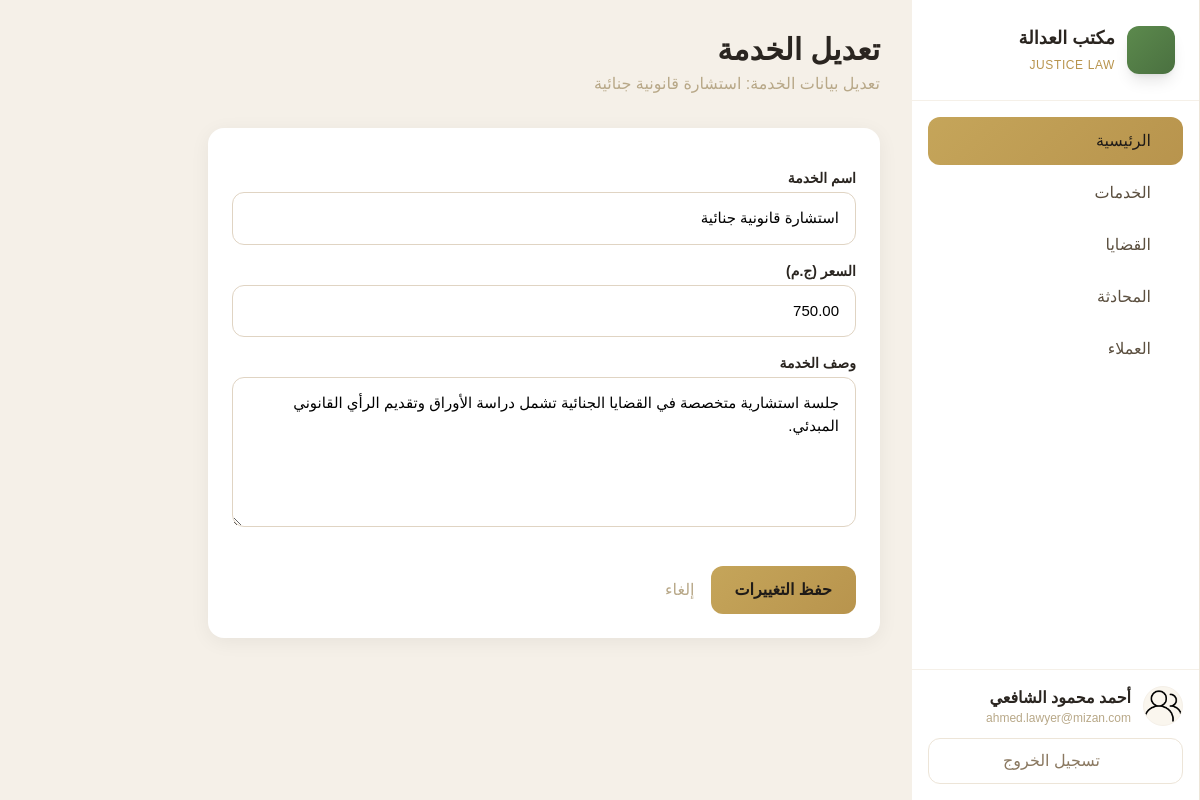
Screenshot of /pages/lawyer/edit_service.php?id=1 (signed in) with the database file from the repository.
### tables this page shows
CREATE TABLE IF NOT EXISTS services (
    id INT AUTO_INCREMENT PRIMARY KEY,
    lawyer_id INT NOT NULL,
    lawyer_name VARCHAR(255) NOT NULL,
    name VARCHAR(255) NOT NULL,
    description TEXT,
    price DECIMAL(10,2) NOT NULL,
    status ENUM('published', 'draft') DEFAULT 'published',
    created_at TIMESTAMP DEFAULT CURRENT_TIMESTAMP,
    FOREIGN KEY (lawyer_id) REFERENCES users(id) ON DELETE CASCADE
);

### includes/auth.php (called while the page is built, shortened)
<?php
function getUser() {
    return [
        "id" => $_SESSION["user_id"] ?? null,
        "name" => $_SESSION["user_name"] ?? null,
        "email" => $_SESSION["user_email"] ?? null,
        "role" => $_SESSION["user_role"] ?? null,
    ];
}

### pages/lawyer/edit_service.php (the view, shortened to what this page needs)
<?php
require_once __DIR__ . "/../../includes/auth.php";
$conn = getDb();
$user = getUser();
$service_id = $_GET["id"] ?? null;
$stmt = $conn->prepare("SELECT * FROM services WHERE id = ? AND lawyer_id = ?");
$stmt->bind_param("ii", $service_id, $user["id"]);
$stmt->execute();
$service = $stmt->get_result()->fetch_assoc();
include __DIR__ . "/../../includes/header.php";
?>
<div class="p-6 lg:p-8">
    <div class="mb-8">
        <h1 class="text-2xl lg:text-3xl font-bold text-dark-700">تعديل الخدمة</h1>
        <p class="text-noble-600 mt-1">تعديل بيانات الخدمة: <?= htmlspecialchars($service['name']) ?></p>
    </div>
    <div class="card p-6 max-w-2xl">
        <form method="POST" action="<?= SITE_URL ?>/actions/update_service.php" class="space-y-4">
            <div>
                <label class="block text-sm font-semibold text-dark-700 mb-1">اسم الخدمة</label>
                <input type="text" name="name" value="<?= htmlspecialchars($service['name']) ?>" class="input-field" required>
            </div>
            <div>
                <label class="block text-sm font-semibold text-dark-700 mb-1">السعر (ج.م)</label>
                <input type="number" name="price" value="<?= $service['price'] ?>" class="input-field" required>
            </div>
            <div>
                <label class="block text-sm font-semibold text-dark-700 mb-1">وصف الخدمة</label>
                <textarea name="description" class="input-field min-h-[150px]" required><?= htmlspecialchars($service['description']) ?></textarea>
            </div>
            <div class="flex items-center gap-4 pt-4">
                <button type="submit" class="btn-primary">حفظ التغييرات</button>
                <a href="marketplace.php" class="text-noble-600 hover:text-dark-700">إلغاء</a>
            </div>
        </form>
    </div>
</div>
<?php include __DIR__ . "/../../includes/footer.php"; ?>

### includes/header.php (shortened to what this page needs)
<?php
require_once __DIR__ . "/auth.php";
$user = getUser();
?>
<!DOCTYPE html>
<html lang="ar" dir="rtl">
<head>
    <script src="https://cdn.tailwindcss.com"></script>
</head>
<body class="min-h-screen bg-noble-200">
            <?php include __DIR__ . "/sidebar-menu.php"; ?>
    <aside class="hidden lg:flex flex-col fixed right-0 top-0 bottom-0 w-72 bg-white border-r border-noble-300 z-40">
        <div class="p-6 border-b border-noble-200">
            <a href="<?= SITE_URL ?>" class="flex items-center gap-3">
                <div class="w-12 h-12 rounded-xl bg-gradient-to-br from-justice-500 to-justice-600 flex items-center justify-center shadow-lg">
                </div>
                <div>
                    <span class="font-bold text-lg text-dark-700 block">مكتب العدالة</span>
                    <span class="text-xs text-gold-500 tracking-wider">JUSTICE LAW</span>
                </div>
            </a>
        </div>
        <nav class="flex-1 p-4 space-y-1 overflow-y-auto">
            <?php include __DIR__ . "/sidebar-menu.php"; ?>
        </nav>
        <div class="p-4 border-t border-noble-200">
            <div class="flex items-center gap-3 mb-3">
                <div class="w-10 h-10 rounded-full overflow-hidden flex items-center justify-center bg-noble-100 border border-noble-200">
                    <img src="<?= SITE_URL ?>/assets/images/user.png" alt="Avatar" class="w-full h-full object-cover">
                </div>
                <div class="flex-1 min-w-0">
                    <p class="font-semibold text-dark-700 truncate"><?= $user['name'] ?? 'مستخدم' ?></p>
                    <p class="text-xs text-noble-600 truncate"><?= $user['email'] ?? '' ?></p>
                </div>
            </div>
            <a href="<?= SITE_URL ?>/actions/logout.php" class="flex items-center justify-center gap-2 w-full py-2.5 rounded-xl border border-noble-300 text-noble-700 hover:bg-noble-100 transition-colors">
                تسجيل الخروج
            </a>
        </div>
    </aside>
    <main class="lg:mr-72 pt-16 lg:pt-0 min-h-screen">

### includes/header.php (style rules this page uses)
* { box-sizing: border-box; }
html { scroll-behavior: smooth; }
body { font-family: 'IBM Plex Sans Arabic', sans-serif; background-color: #F5F0E8; }
.card { background: white; border-radius: 16px; box-shadow: 0 4px 20px rgba(0,0,0,0.06); transition: all 0.3s ease; }
.btn-primary { background: linear-gradient(135deg, #C5A55A 0%, #B8944D 100%); color: #1F1B18; padding: 12px 24px; border-radius: 12px; font-weight: 600; transition: all 0.3s ease; }
.input-field { background: white; border: 1px solid #E0D4C3; border-radius: 12px; padding: 14px 16px; font-size: 15px; transition: all 0.3s ease; width: 100%; }

### rows the page displays
services: lawyer_name "أحمد محمود الشافعي", name "استشارة قانونية جنائية", price "750.00", description "جلسة استشارية متخصصة في القضايا الجنائية تشمل دراسة الأوراق وتقديم الرأي القانوني المبدئي."

### other values shown
$link['label'] "الرئيسية"
$link['label'] "الخدمات"
$link['label'] "القضايا"
$link['label'] "المحادثة"
$link['label'] "العملاء"
$user['email'] "ahmed.lawyer@mizan.com"
